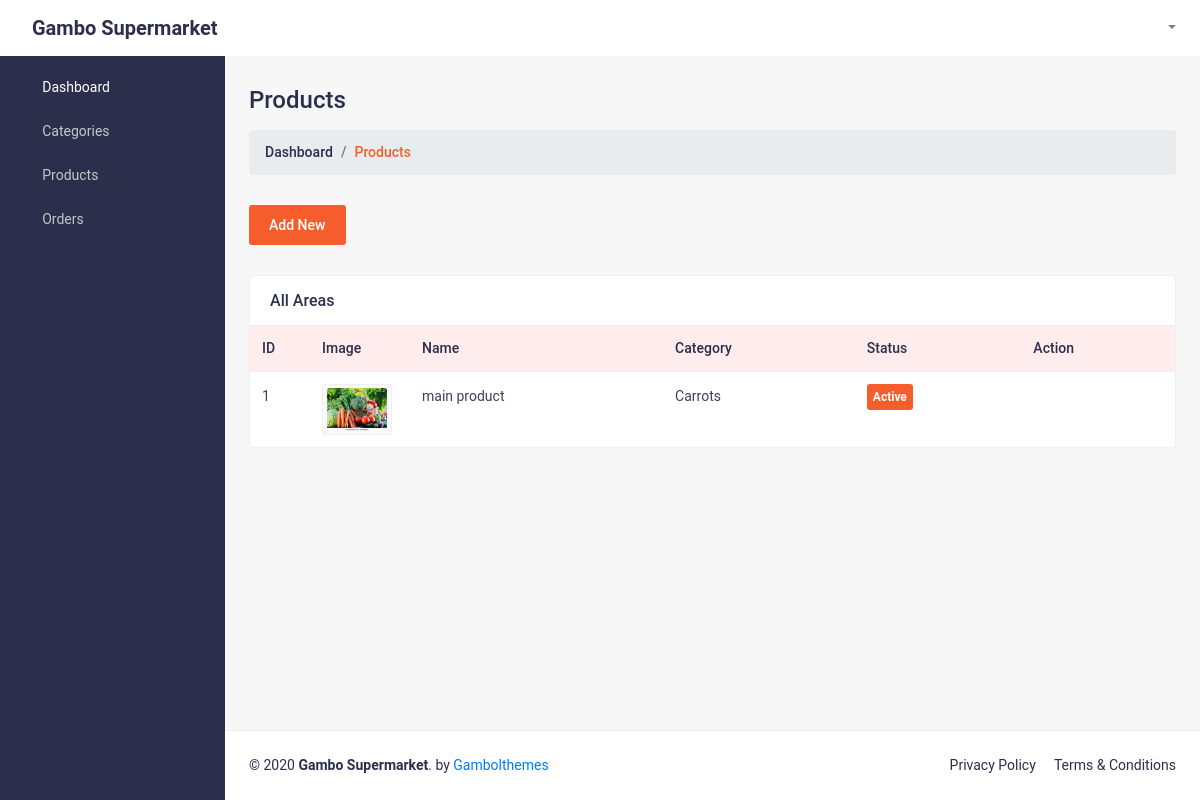
The page /farmers/all_products/ (signed in) on the database as committed earlier.
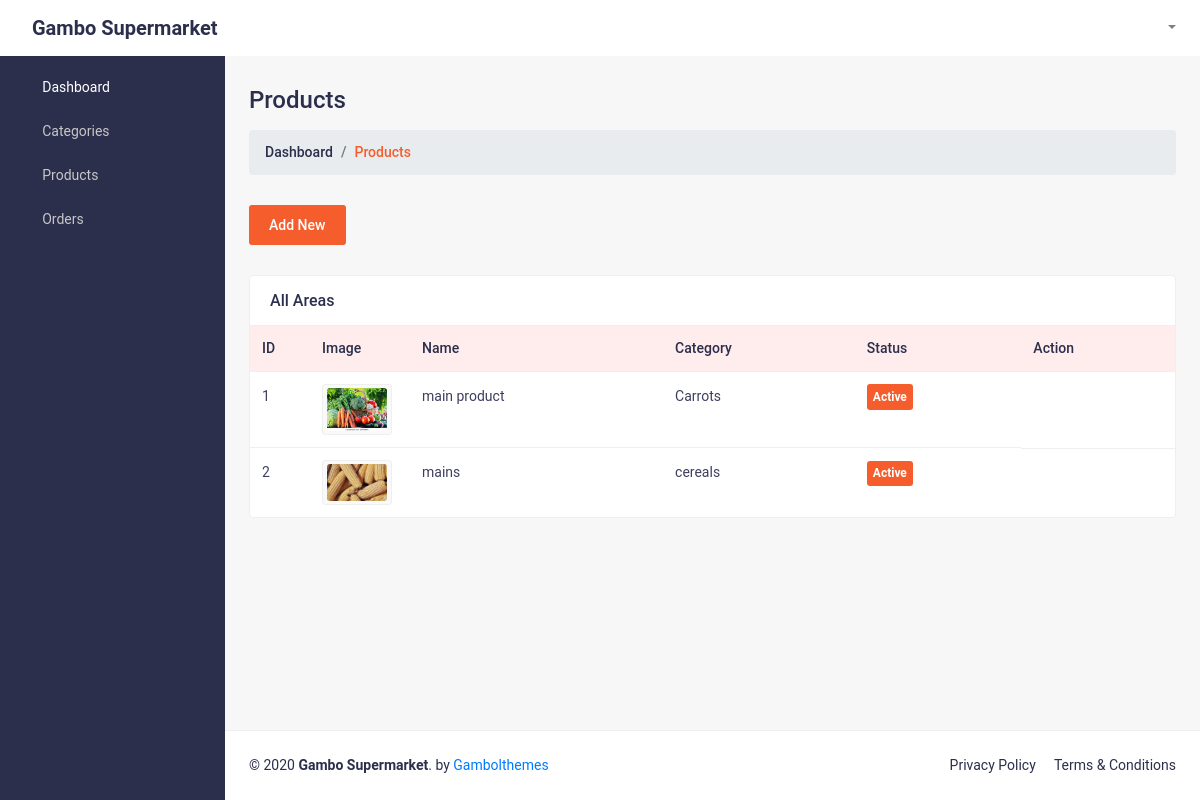
The same page on the database as committed later.
### products/models.py (models this page shows, shortened)
class Products(models.Model):
    user =  models.ForeignKey(User,on_delete=models.CASCADE,blank=True,null=True)
    product_title = models.CharField(max_length=100)
    product_overview = models.TextField()
    product_full_description = models.TextField()
    product_category = models.ForeignKey(Category,on_delete=models.CASCADE,related_name="product_category")
    product_price = models.CharField(max_length=255)
    product_Image_Field = models.ImageField(upload_to=upload_image_path,null=True,blank=False)
    Active = models.BooleanField(default=True)
    featured_product = models.BooleanField(default=False)
    created_date = models.DateTimeField(default=now, editable=False)
    slug = models.SlugField(blank=True,unique=True)
    objects = ProductManager()
    def get_product_view(self):
        return reverse("farmers:product_view", kwargs={
            'id': self.id
        })

class Category(models.Model):
    user =  models.ForeignKey(User,on_delete=models.CASCADE,blank=True,null=True)
    category_name = models.CharField(max_length=50)
    category_image = models.FileField(upload_to = upload_image_path2 ,null=True,blank=False)
    description =  models.TextField(blank=True,null=True)
    status =  models.BooleanField(default=False)
    slug = models.SlugField(blank=True,unique=True)

### farmers/views.py (the view)
# urls.py: path('all_products/',all_products,name="all_products"),
@login_required(login_url='account:sign_in')
def all_products(request):
    user_id = request.user.id
    all_products =  Products.objects.filter(user_id = user_id)
    context = {
        'all_products':all_products
    }
    return render(request,'all_products.html',context)

### products/models.py (called while the page is built)
    def get_queryset(self):
        return ProductQuerySet(self.model, using=self._db)

### farmers/templates/all_products.html (shortened to what the changed rows need)
<!DOCTYPE html>
<html lang="en">
   {% include './farmer_index/head.html' %}
   <body class="sb-nav-fixed">
      <div id="layoutSidenav">
         <div id="layoutSidenav_content">
            <main>
               <div class="container-fluid">
                  <h2 class="mt-30 page-title">Products</h2>
                  <div class="row justify-content-between">
                     <div class="col-lg-12 col-md-12">
                        <div class="card card-static-2 mt-30 mb-30">
                           <div class="card-body-table">
                              <div class="table-responsive">
                                 <table class="table ucp-table table-hover">
                                    <thead>
                                       <tr>
                                          <th style="width:60px">ID</th>
                                          <th style="width:100px">Image</th>
                                          <th>Name</th>
                                          <th>Category</th>
                                          <th>Status</th>
                                          <th>Action</th>
                                       </tr>
                                    </thead>
                                    <tbody>
                                        {% if all_products %}
                                        {% for f in all_products  %}
                                       <tr>
                                          <td>{{f.id}}</td>
                                          <td>
                                             <div class="cate-img-5">
                                                <img src="{{f.product_Image_Field.url}}" alt="">
                                             </div>
                                          </td>
                                          <td>{{f.product_title}}</td>
                                          <td>{{f.product_category.category_name}}</td>
                                          {% if f.Active %}
                                          <td><span class="badge-item badge-status">Active</span></td>
                                          {% else %}
                                          <td><span style="background:blue" class="badge-item badge-status">Active</span></td>
                                          {% endif %}
                                          <td class="action-btns">
                                             <a href="{{f.get_product_view}}" class="view-shop-btn" title="View"><i class="fas fa-eye"></i></a>
                                             <a href="#" class="edit-btn" title="Edit"><i class="fas fa-edit"></i></a>
                                          </td>
                                       </tr>
                                       {% endfor %}
                                       {% endif %}
                                    </tbody>
                                 </table>
                              </div>
                           </div>
                        </div>
                     </div>
                  </div>
               </div>
            </main>
         </div>
      </div>
   </body>
</html>

Rows that differ between the two databases and show on the page:
added Products: id "2", product_Image_Field (picture), product_title "mains", product_category.category_name "cereals", Active "Active"
